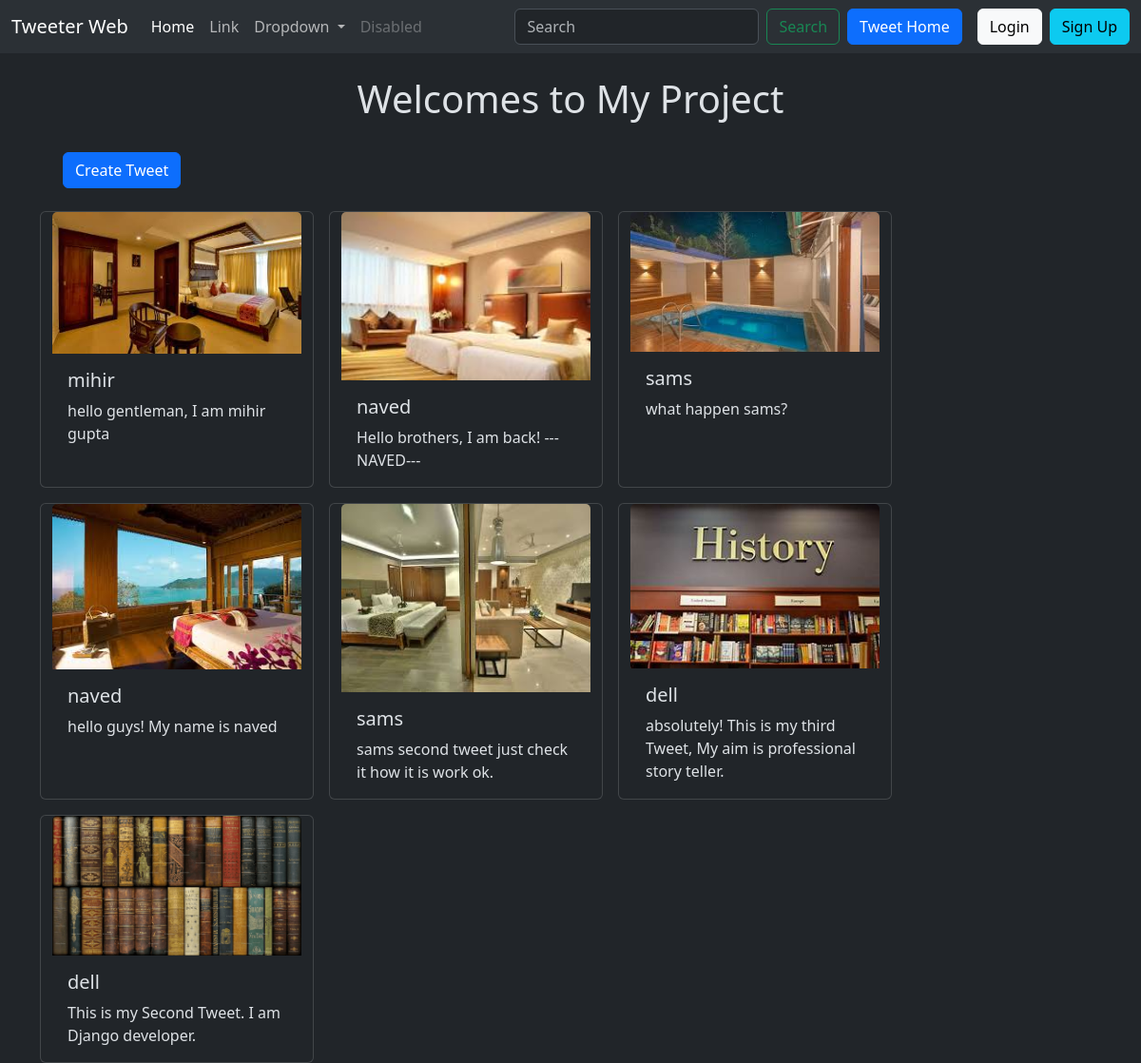
Page /app/list/ on the committed database.
### twitterApp/models.py (models this page shows)
class Tweet(models.Model):
    user = models.ForeignKey(User, on_delete=models.CASCADE)
    text = models.TextField(max_length=240)
    photo = models.ImageField(upload_to='photosTweet', blank=True, null=True)
    created_add  = models.DateTimeField(auto_now_add=True)
    updated_add = models.DateTimeField(auto_now=True)

### twitterApp/views.py (the view)
# urls.py: path('list/', views.tweet_list, name='tweet_list'),
def tweet_list(request):
    tweets = Tweet.objects.all().order_by('-created_add')
    return render(request, 'tweet_list.html', {'tweets':tweets})

### twitterApp/templates/tweet_list.html (shortened to what this page needs)
{% extends "layout.html" %}
{% block content %}
<h1 class="text-center mt-4">Welcomes to My Project</h1>
<a class="btn btn-primary m-4" href="{% url "tweet_create" %}">Create Tweet</a>
<div class="container row gap-3">
    {% for tweet in tweets %}
    <div class="card" style="width: 18rem;">
        <img src="{{tweet.photo.url}}" class="card-img-top" alt="...">
        <div class="card-body">
          <h5 class="card-title">{{tweet.user.username}}</h5>
          <p class="card-text">{{tweet.text}}</p>
        </div>
      </div>
    {% endfor %}
</div>
{% endblock %}

### templates/layout.html (shortened to what this page needs)
{% load static %}
<!DOCTYPE html>
<html lang="en" data-bs-theme="dark">
<head>
    <link href="https://cdn.jsdelivr.net/npm/bootstrap@5.3.3/dist/css/bootstrap.min.css" rel="stylesheet">
</head>
<body>
    <nav class="navbar navbar-expand-lg bg-body-tertiary">
        <div class="container-fluid">
          <a class="navbar-brand" href="#">Tweeter Web</a>
          <div class="collapse navbar-collapse" id="navbarSupportedContent">
            <ul class="navbar-nav me-auto mb-2 mb-lg-0">
              <li class="nav-item">
                <a class="nav-link active" aria-current="page" href="#">Home</a>
              </li>
              <li class="nav-item">
                <a class="nav-link" href="#">Link</a>
              </li>
              <li class="nav-item dropdown">
                <a class="nav-link dropdown-toggle" href="#" role="button" data-bs-toggle="dropdown" aria-expanded="false">
                  Dropdown
                </a>
              </li>
              <li class="nav-item">
                <a class="nav-link disabled" aria-disabled="true">Disabled</a>
              </li>
            </ul>
            <form class="d-flex" role="search">
              <input class="form-control me-2" type="search" placeholder="Search" aria-label="Search">
              <button class="btn btn-outline-success" type="submit">Search</button>
            </form>
            <a href="{% url "tweet_list" %}" class="btn btn-primary mx-2">Tweet Home</a>
            {% if user.is_authenticated %}
            <form action="{% url "logout" %}" method="post">
              {% csrf_token %}
              <button class="btn btn-danger" type="submit">Log Out</button>
            </form>
            {% else %}
            <a href="{% url "login" %}" class="btn btn-light mx-2">Login</a>
            <a href="{% url "register" %}" class="btn btn-info ">Sign Up</a>
            {% endif %}
          </div>
        </div>
      </nav>
    <div class="container">
        {% block content %}
        {% endblock %}
    </div>
</body>
</html>

### rows in the picture
Tweet: photo (picture), user.username "mihir", text "hello gentleman, I am mihir gupta"
Tweet: photo (picture), user.username "naved", text "Hello brothers, I am back! ---NAVED---"
Tweet: photo (picture), user.username "sams", text "what happen sams?"
Tweet: photo (picture), user.username "naved", text "hello guys! My name is naved"
Tweet: photo (picture), user.username "sams", text "sams second tweet just check it how it is work ok."
Tweet: photo (picture), user.username "dell", text "absolutely! This is my third Tweet, My aim is professional story teller."
Tweet: photo (picture), user.username "dell", text "This is my Second Tweet. I am Django developer."
